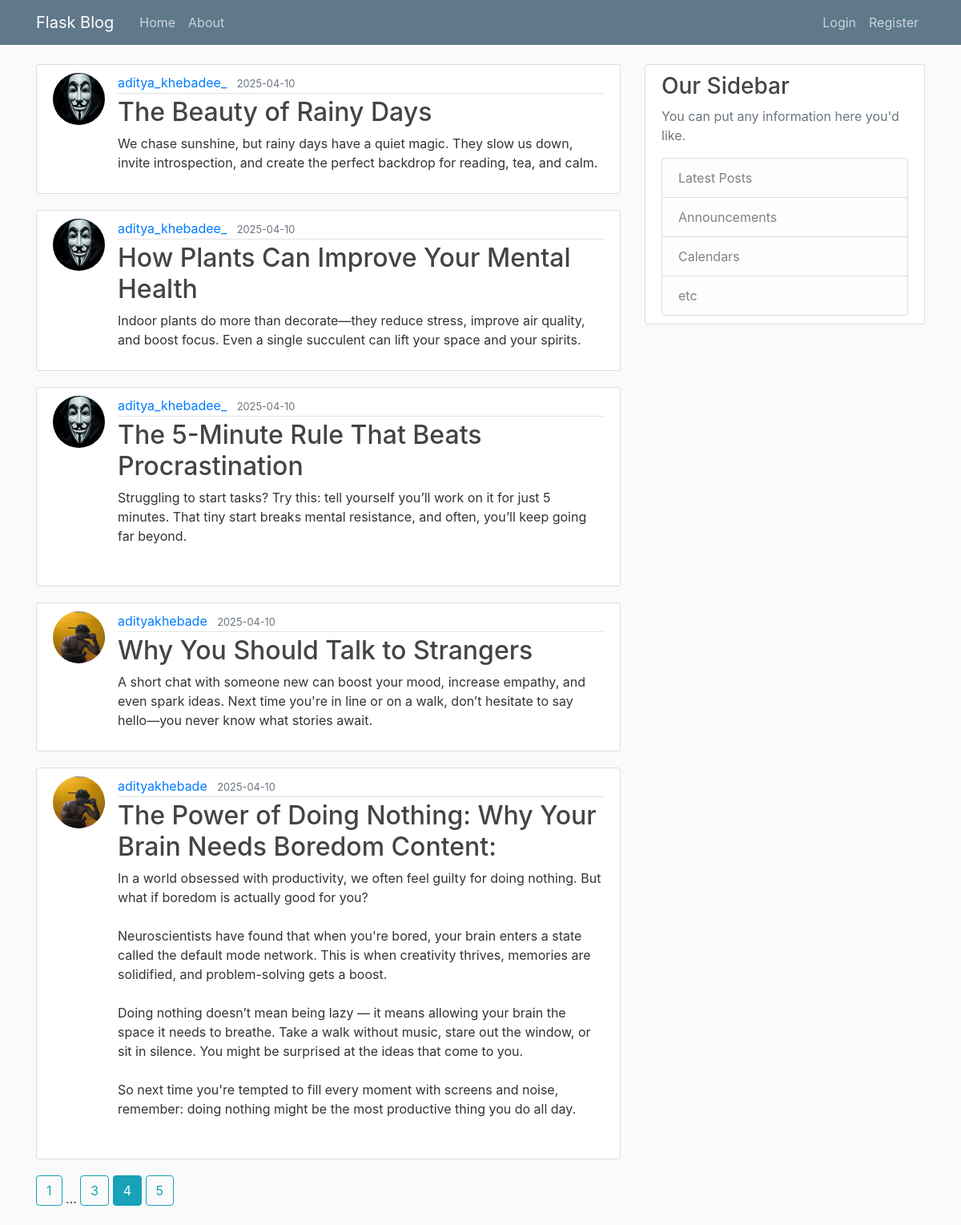
/home?page=4, run on the app's committed database.
### flasku/models.py (models this page shows, shortened)
class Post(db.Model):
    id = db.Column(db.Integer, primary_key=True)
    title = db.Column(db.String(100), nullable=False)
    date_posted = db.Column(db.DateTime, nullable=False, default=datetime.utcnow)
    content = db.Column(db.Text, nullable=False)
    user_id = db.Column(db.Integer, db.ForeignKey('user.id'), nullable=False)

class User(db.Model,UserMixin):
    id = db.Column(db.Integer, primary_key=True)
    username = db.Column(db.String(20), unique=True, nullable=False)
    email = db.Column(db.String(120), unique=True, nullable=False)
    image_file = db.Column(db.String(20), nullable=False, default='default.jpg')
    password = db.Column(db.String(60), nullable=False)
    posts = db.relationship('Post', backref='author', lazy=True)

### flasku/main/routes.py (the view)
@main.route('/')
@main.route('/home') #decorator drfines the
def home():
    page =request.args.get('page',1,type=int)#user can only request page with int type and default will be 1
    posts=Post.query.order_by(Post.date_posted.desc()).paginate(page=page,per_page=5)#we will paginate the page in which only 2 blogs per page and query is order by dated posted in descending order
    return render_template('home.html',posts=posts)

### flasku/templates/home.html
{% extends "layout.html" %}
{% block content %}
    {% for post in posts.items %}
    <article class="media content-section">
      <img class="rounded-circle article-img" src="{{url_for('static',filename='profile_pics/' + post.author.image_file) }}">
      <div class="media-body">
        <div class="article-metadata">
          <a class="mr-2" href="{{ url_for('users.user_posts', username=post.author.username) }}">{{ post.author.username }}</a>
          <small class="text-muted">{{ post.date_posted.strftime('%Y-%m-%d') }}</small>
        </div>
        <h2><a class="article-title" href="{{url_for('posts.post',post_id=post.id)}}">{{ post.title }}</a></h2>
        <p class="article-content">{{ post.content }}</p>
      </div>
    </article>
    {% endfor %}
    {% for page_num in posts.iter_pages(left_edge=1,right_edge=1,left_current=1,right_current=2) %}
        {%if page_num%}
               {% if posts.page==page_num%}
                <a class="btn btn-info mb-4" href="{{ url_for('main.home', page=page_num) }}">{{ page_num }}</a>
               {%else%}
                <a class="btn btn-outline-info mb-4" href="{{ url_for('main.home', page=page_num) }}">{{ page_num }}</a>
               {%endif%}
            {%else%}
            ...
        {%endif%}
    {% endfor %}
{% endblock %}

### flasku/static/main.css (style rules this page uses)
body { background: #fafafa; color: #333333; margin-top: 5rem; }
h1, h2, h3, h4, h5, h6 { color: #444444; }
.content-section { background: #ffffff; padding: 10px 20px; border: 1px solid #dddddd; border-radius: 3px; margin-bottom: 20px; }
.article-title { color: #444444; }
.article-content { white-space: pre-line; }
.article-img { height: 65px; width: 65px; margin-right: 16px; }
.article-metadata { padding-bottom: 1px; margin-bottom: 4px; border-bottom: 1px solid #e3e3e3 }

### data on the page
Post: image_file (placeholder picture), author.username "aditya_khebadee_", date_posted "2025-04-10", title "The Beauty of Rainy Days", content "We chase sunshine, but rainy days have a quiet magic. They slow us down, invite introspection, and create the perfect backdrop for reading, tea, and calm."
Post: image_file (placeholder picture), author.username "aditya_khebadee_", date_posted "2025-04-10", title "How Plants Can Improve Your Mental Health", content "Indoor plants do more than decorate—they reduce stress, improve air quality, and boost focus. Even a single succulent can lift your space and your spirits."
Post: image_file (placeholder picture), author.username "aditya_khebadee_", date_posted "2025-04-10", title "The 5-Minute Rule That Beats Procrastination", content "Struggling to start tasks? Try this: tell yourself you’ll work on it for just 5 minutes. That tiny start breaks mental resistance, and often, you’ll keep going far beyond."
Post: image_file (picture), author.username "adityakhebade", date_posted "2025-04-10", title "Why You Should Talk to Strangers", content "A short chat with someone new can boost your mood, increase empathy, and even spark ideas. Next time you're in line or on a walk, don’t hesitate to say hello—you never know what stories await."
Post: image_file (picture), author.username "adityakhebade", date_posted "2025-04-10", title "The Power of Doing Nothing: Why Your Brain Needs Boredom Content:", content "In a world obsessed with productivity, we often feel guilty for doing nothing. But what if boredom is actually good for you? Neuroscientists have found that when you're bored, your brain enters a state called the default mode network. This is when creativity thrives, memories are solidified, and problem-solving gets a boost. Doing nothing doesn’t mean being lazy — it means allowing your brain the space it needs to breathe. Take a walk without music, stare out the window, or sit in silence. You might be surprised at the ideas that come to you. So next time you're tempted to fill every moment with screens and noise, remember: doing nothing might be the most productive thing you do all day."

### other printed values
{{ page_num }} "1" "3" "5"
{{ page_num }} "4"
